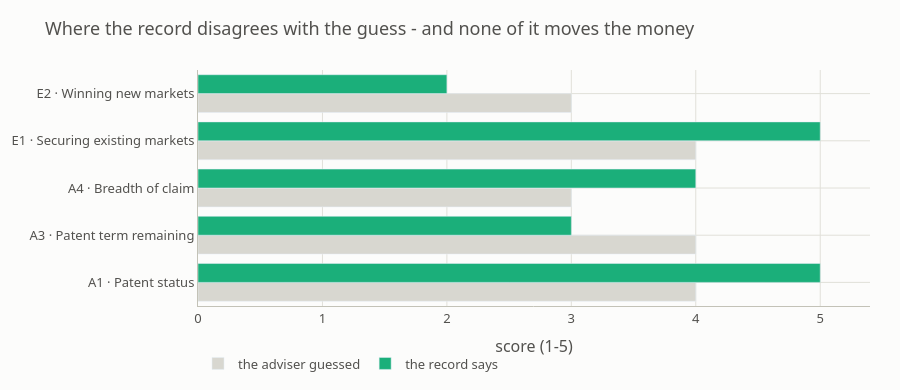

The cell this chart's notebook holds for it:
### Code cell
fig = go.Figure()
moved = diff[diff["Guessed"] != diff["Record says"]]
labels = [f"{row['Q']} &#183; {row['What it asks']}" for _, row in moved.iterrows()]

fig.add_trace(go.Bar(
    y=labels, x=moved["Guessed"], orientation="h", name="the adviser guessed",
    marker={"color": kit.PALETTE["inactive"]},
))
fig.add_trace(go.Bar(
    y=labels, x=moved["Record says"], orientation="h", name="the record says",
    marker={"color": kit.PALETTE["efficiency"]},
))
fig.update_layout(
    **kit.CHART_LAYOUT, barmode="group", height=90 + 60 * max(len(moved), 1),
    title="Where the record disagrees with the guess - and none of it moves the money",
)
fig.update_xaxes(title="score (1-5)", dtick=1, range=[0, 5.4])
fig.update_yaxes(title=None, automargin=True)
fig.show()

for _, row in moved.iterrows():
    print(f"{row['Q']}: {row['Evidence']}")

### Figure 1 — Plotly figure (JSON) as saved in the notebook; plotly's stock layout.template omitted (floating-point values rounded to 4 significant figures)
{"data": [{"marker": {"color": "#d8d7d0"}, "name": "the adviser guessed", "orientation": "h", "type": "bar", "x": [4, 4, 3, 4, 3], "y": ["A1 &#183; Patent status", "A3 &#183; Patent term remaining", "A4 &#183; Breadth of claim", "E1 &#183; Securing existing markets", "E2 &#183; Winning new markets"]}, {"marker": {"color": "#1baf7a"}, "name": "the record says", "orientation": "h", "type": "bar", "x": [5, 3, 4, 5, 2], "y": ["A1 &#183; Patent status", "A3 &#183; Patent term remaining", "A4 &#183; Breadth of claim", "E1 &#183; Securing existing markets", "E2 &#183; Winning new markets"]}], "layout": {"barmode": "group", "font": {"color": "#52514e", "family": "system-ui, -apple-system, Segoe UI, sans-serif", "size": 13}, "height": 390, "legend": {"orientation": "h", "x": 0, "y": -0.18}, "margin": {"b": 60, "l": 70, "r": 30, "t": 70}, "paper_bgcolor": "#fcfcfb", "plot_bgcolor": "#fcfcfb", "title": {"text": "Where the record disagrees with the guess - and none of it moves the money"}, "xaxis": {"dtick": 1, "gridcolor": "#e1e0d9", "linecolor": "#c3c2b7", "range": [0, 5.4], "title": {"text": "score (1-5)"}, "zeroline": false}, "yaxis": {"automargin": true, "gridcolor": "#e1e0d9", "linecolor": "#c3c2b7", "title": {}, "zeroline": false}}}
